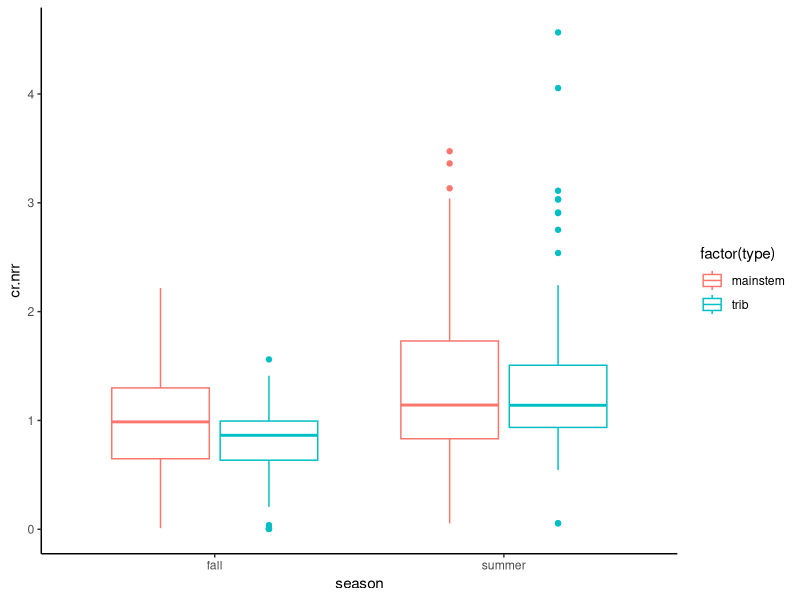
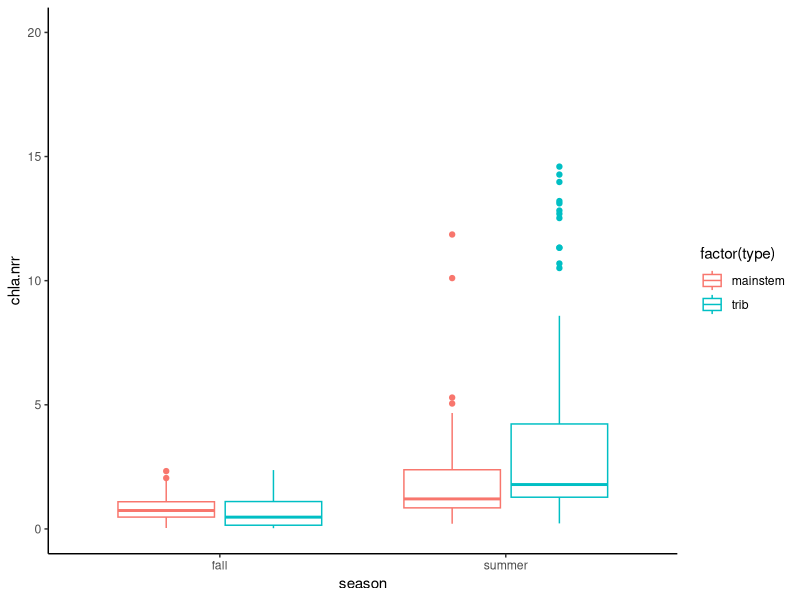
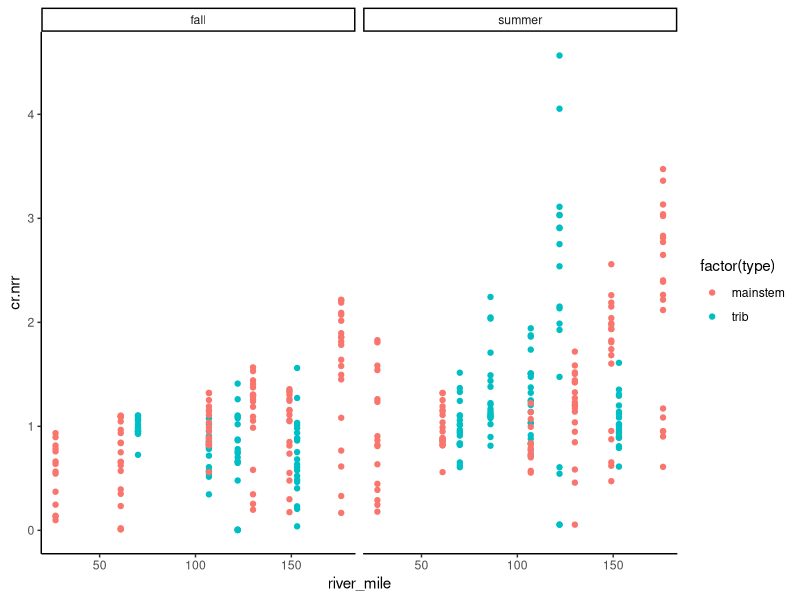
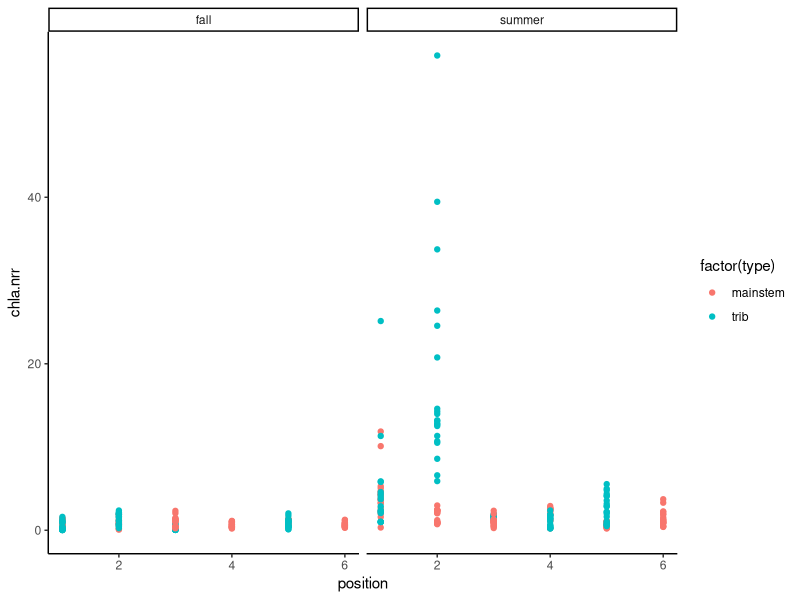
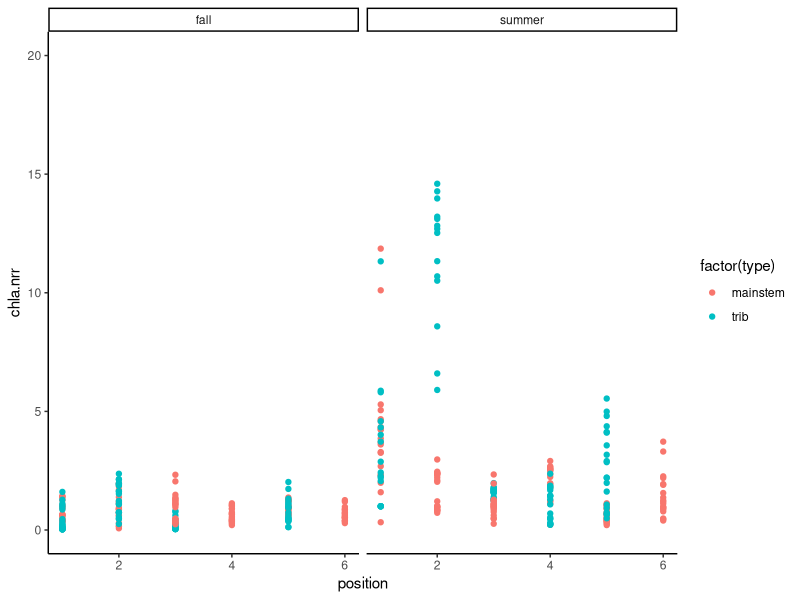
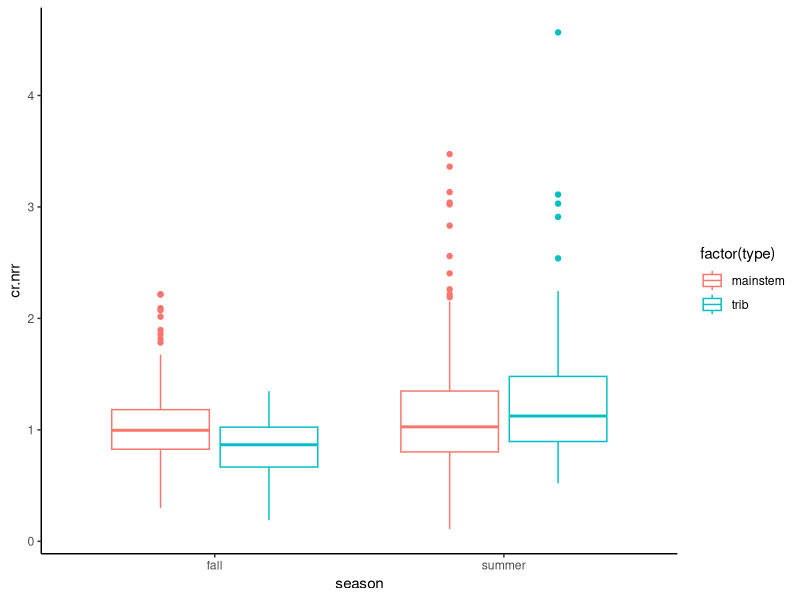
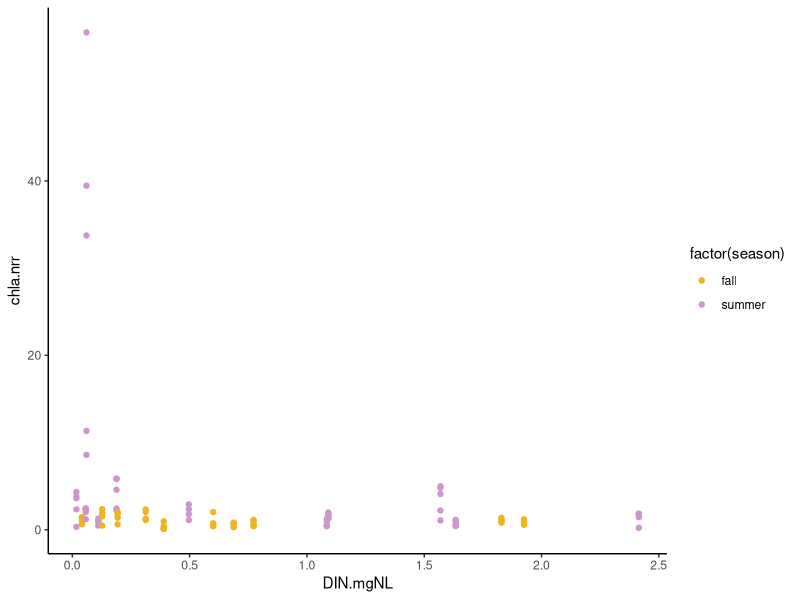
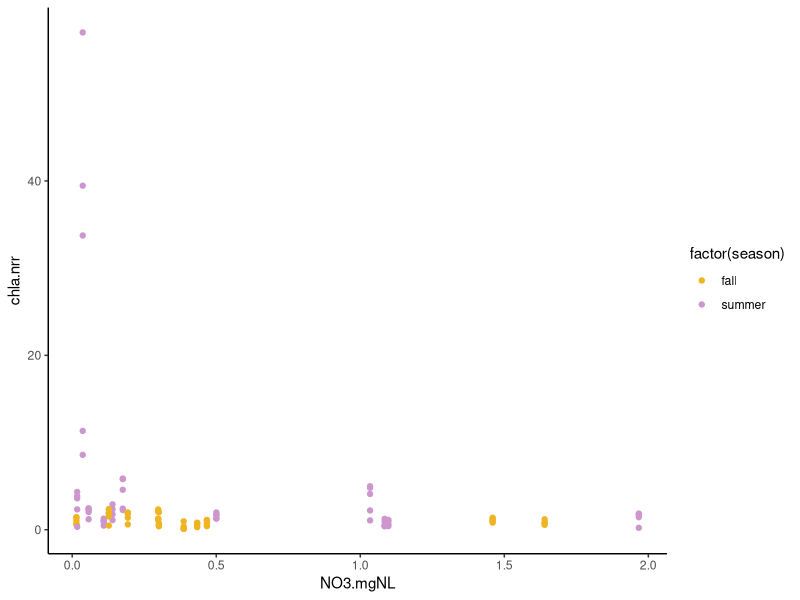

These charts were generated, in order, by the following R code:
####Script created 29 March 2021 to analyze relationships between NRR and water chem
## S Roley

#packages
library(nlme)
library(plyr)
library(dplyr)
library(ggplot2)
library(tidyr)

#data (created in "all sites" by combining NDS files and water chem file)
nds_chem<-read.csv("NDS_chem_all.csv")

N<-subset(nds_chem, N==1)
P<-subset(nds_chem, P==1)
Si<-subset(nds_chem, Si==1)

########
#N limitation
#######
#how does N limitation differ among seasons and type? Expectation: N limitation more common in upper river and in summer.
#also N limitation more common in fall in tribs and summer in mainstem, esp for chla
#conclusion: Mainstem CR limited by N in fall, Tributaries N limited in summer

ggplot(N, aes(x=season, y=cr.nrr))+geom_boxplot(aes(color=factor(type)))+theme_classic()

t.test(cr.nrr~type, data=subset(N, season=="fall"))
#t = 3.2253, df = 184.74, p-value = 0.001488
#95 percent confidence interval: 0.07564847 0.31397925
#  mean in group mainstem     mean in group trib 
#0.9884479              0.7936341  

t.test(cr.nrr~type, data=subset(N, season=="summer"))
#t = 1.8336, df = 167.37, p-value = 0.06849
#95 percent confidence interval: -0.01124728  0.30445623
#  mean in group mainstem     mean in group trib 
#1.319428               1.172824 


ggplot(N, aes(x=season, y=chla.nrr))+geom_boxplot(aes(color=factor(type)))+theme_classic()+
  scale_y_continuous(limits=c(0,20))

t.test(chla.nrr~type, data=subset(N, season=="fall"))
#t = 1.3332, df = 127.58, p-value = 0.1848
#95 percent confidence interval: -0.05369536  0.27549457
#mean in group mainstem     mean in group trib 
# 0.8256694              0.7147698 

t.test(chla.nrr~type, data=subset(N, season=="summer"))
#t = -4.1246, df = 102.98, p-value = 7.542e-05
#95 percent confidence interval: -5.595440 -1.961683
#  mean in group mainstem     mean in group trib 
#1.836982               5.615544

#How does river position affect N limitation? Hypothesis: lower in WS (lower river mile) = less N limitation
ggplot(N, aes(x=river_mile, y=cr.nrr))+geom_point(aes(color=factor(type)))+theme_classic()+
  facet_wrap(~season)
#summer, higher river mile = bigger response in mainstem

ggplot(N, aes(x=position, y=chla.nrr))+geom_point(aes(color=factor(type)))+theme_classic()+
  facet_wrap(~season)
#results at toppenish dwarfing all else and hard to see patterns
ggplot(N, aes(x=position, y=chla.nrr))+geom_point(aes(color=factor(type)))+theme_classic()+
  facet_wrap(~season)+scale_y_continuous(limits=c(0,20))
#no real patterns by river mile

trib<-subset(N, type=="trib")
unique(trib$stream)
unique(trib$position)
unique(trib$river_mile)
main<-subset(N, type=="mainstem")
unique(main$river_mile)
#Ahtanum and Century Landing have the same river mile. Need to fix - Ahtanum flows in downstream of CenLand.

#####
#P limitation
######
ggplot(P, aes(x=season, y=cr.nrr))+geom_boxplot(aes(color=factor(type)))+theme_classic()
#In fall, tribs inhibited by P; mainstem neutral. In summer, no difference.

t.test(cr.nrr~type, data=subset(P, season=="fall"))
#t = 4.2868, df = 178.33, p-value = 2.962e-05
#95 percent confidence interval:0.1070222 0.2895987
#  mean in group mainstem     mean in group trib 
#1.0442496              0.8459391 

t.test(cr.nrr~type, data=subset(P, season=="summer"))
#t = 1.0391, df = 175.55, p-value = 0.3002
#95 percent confidence interval:  -0.07066581  0.22781283
#  mean in group mainstem     mean in group trib 
#1.206963               1.128389 

t.test(cr.nrr~season, data=subset(P, type=="mainstem"))
#t = -2.1914, df = 177.94, p-value = 0.02972
#95 percent confidence interval:  -0.30923885 -0.01618744
#  mean in group fall mean in group summer 
#1.044250             1.206963 

t.test(cr.nrr~season, data=subset(P, type=="trib"))
#t = -5.8326, df = 133.73, p-value = 3.899e-08
#95 percent confidence interval:  -0.3782296 -0.1866705
#  mean in group fall mean in group summer 
#0.8459391            1.1283892

###########################
#univariate relationships
###########################
N<-subset(nds_chem, N==1)
P<-subset(nds_chem, P==1)
Si<-subset(nds_chem, Si==1)

#N limitation/inhibition
ggplot(subset(N, nutrient=="N"), aes(x=DIN.mgNL, y=chla.nrr))+
  geom_point(aes(color=factor(season)))+
  theme_classic()+scale_color_manual(values=c("goldenrod2", "plum3"))
#no pattern

ggplot(subset(N, nutrient=="N"), aes(x=NO3.mgNL, y=chla.nrr))+geom_point(aes(color=factor(season)))+
  theme_classic()+scale_color_manual(values=c("goldenrod2", "plum3"))
#general increase with NO3 but lots of variability

ggplot(subset(N, nutrient=="N"), aes(x=NH4.mgNL, y=chla.nrr))+geom_point(aes(color=factor(season)))+
  theme_classic()+scale_color_manual(values=c("goldenrod2", "plum3"))
#general increase with NH4 

ggplot(subset(nds_chem, nutrient=="control"), aes(x=NH4.mgNL, y=chla))+geom_point(aes(color=factor(season)))+
  theme_classic()+scale_color_manual(values=c("goldenrod2", "plum3"))
#general increase in chla with NH4 but LOTS of variability; probably not much explanatory power

ggplot(subset(nds_chem, nutrient=="control"), aes(x=NO3.mgNL, y=chla))+geom_point(aes(color=factor(season)))+
  theme_classic()+scale_color_manual(values=c("goldenrod2", "plum3"))
#no pattern

ggplot(subset(N, nutrient=="N"), aes(x=NO3.mgNL, y=cr.nrr))+geom_point(aes(color=factor(season)))+
  theme_classic()+scale_color_manual(values=c("goldenrod2", "plum3"))
#negative exponential, both summer and fall. N< 0.5 mg/L to get limitation

ggplot(subset(N, nutrient=="N"), aes(x=NH4.mgNL, y=cr.nrr))+geom_point(aes(color=factor(season)))+
  theme_classic()+scale_color_manual(values=c("goldenrod2", "plum3"))
#limitation at very low end only, but even there some inhibition

ggplot(subset(nds_chem, nutrient=="control"), aes(x=NO3.mgNL, y=cr.area))+geom_point(aes(color=factor(season)))+
  theme_classic()+scale_color_manual(values=c("goldenrod2", "plum3"))
#no pattern

ggplot(subset(nds_chem, nutrient=="control"|nutrient=="C"), aes(x=NH4.mgNL, y=cr.area))+geom_point(aes(color=factor(season)))+
  theme_classic()+scale_color_manual(values=c("goldenrod2", "plum3"))
#general increase in CR with NH4


#P limitation/inhibition
ggplot(subset(P, nutrient=="P"), aes(x=oP.mgPL, y=chla.nrr))+geom_point(aes(color=factor(season)))+
  theme_classic()+scale_color_manual(values=c("goldenrod2", "plum3"))
#in summer, some intermediate values had limitation. P is not driving this system!

ggplot(subset(nds_chem, nutrient=="control"|nutrient=="C"), aes(x=oP.mgPL, y=chla))+geom_point(aes(color=factor(season)))+
  theme_classic()+scale_color_manual(values=c("goldenrod2", "plum3"))
#no pattern

ggplot(subset(P, nutrient=="P"), aes(x=oP.mgPL, y=cr.nrr))+geom_point(aes(color=factor(season)))+
  theme_classic()+scale_color_manual(values=c("goldenrod2", "plum3"))
#maybe a faint upward relationship? but soo variable

ggplot(subset(nds_chem, nutrient=="control"|nutrient=="C"), aes(x=oP.mgPL, y=cr.area))+geom_point(aes(color=factor(season)))+
  theme_classic()+scale_color_manual(values=c("goldenrod2", "plum3"))
#increase in summer CR with P (but variable)

#Si limitation/inhibition
ggplot(subset(Si, nutrient=="Si"), aes(x=Si.mgL, y=chla.nrr))+geom_point(aes(color=factor(season)))+
  theme_classic()+scale_color_manual(values=c("goldenrod2", "plum3"))+geom_hline(yintercept=1)
#in summer, occasional spikes but no pattern to the spikes 

ggplot(subset(nds_chem, nutrient=="control"|nutrient=="C"), aes(x=Si.mgL, y=chla))+geom_point(aes(color=factor(season)))+
  theme_classic()+scale_color_manual(values=c("goldenrod2", "plum3"))
#up and down with no real pattern

ggplot(subset(Si, nutrient=="Si"), aes(x=Si.mgL, y=cr.nrr))+geom_point(aes(color=factor(season)))+
  theme_classic()+scale_color_manual(values=c("goldenrod2", "plum3"))
#general upward relationship  with Si, especially in summer, but variable

ggplot(subset(nds_chem, nutrient=="control"|nutrient=="C"), aes(x=Si.mgL, y=cr.area))+geom_point(aes(color=factor(season)))+
  theme_classic()+scale_color_manual(values=c("goldenrod2", "plum3"))
#maybe hump-shaped? with max CR at medium Si - but lots of variation

#N:P ratios
ggplot(subset(nds_chem, nutrient=="control"|nutrient=="C"), aes(x=N.P.ratio, y=chla))+theme_classic()+
  geom_point(aes(color=factor(season)))+scale_color_manual(values=c("goldenrod2", "plum3"))+
  geom_vline(xintercept = 16)
#increase!

ggplot(N, aes(x=N.P.ratio, y=chla.nrr))+ geom_point(aes(color=factor(season), shape=factor(nutrient)))+
  scale_color_manual(values=c("goldenrod2", "plum3"))+theme_classic()+geom_vline(xintercept = 16)
#In summer: negative exponential (lower N:P = greater response to N addition). greatest increase with N alone
#In fall: no change

ggplot(P, aes(x=N.P.ratio, y=chla.nrr))+ geom_point(aes(color=factor(season), shape=factor(nutrient)))+
  scale_color_manual(values=c("goldenrod2", "plum3"))+theme_classic()+geom_vline(xintercept = 16)

ggplot(subset(nds_chem, nutrient=="control"), aes(x=N.P.ratio, y=cr.area))+theme_classic()+
  geom_point(aes(color=factor(season)))+scale_color_manual(values=c("goldenrod2", "plum3"))+
  geom_vline(xintercept = 16)
#increase to threshold

ggplot(N, aes(x=N.P.ratio, y=cr.nrr))+ geom_point(aes(color=factor(season), shape=factor(nutrient)))+
  scale_color_manual(values=c("goldenrod2", "plum3"))+theme_classic()+geom_vline(xintercept = 16)
#In summer and fall, slight decline with N:P ratio. No response with NSi

#N:Si ratios
ggplot(subset(nds_chem, nutrient=="control"), aes(x=N.Si.ratio, y=chla))+theme_classic()+
  geom_point(aes(color=factor(season)))+scale_color_manual(values=c("goldenrod2", "plum3"))+
  geom_vline(xintercept = 0.8)
#increase in chla with N:Si ratio, in both fall and summer

ggplot(N, aes(x=N.Si.ratio, y=chla.nrr))+ geom_point(aes(color=factor(season), shape=factor(nutrient)))+
  scale_color_manual(values=c("goldenrod2", "plum3"))+theme_classic()+geom_vline(xintercept = 0.8)

ggplot(Si, aes(x=N.Si.ratio, y=chla.nrr))+ geom_point(aes(color=factor(season), shape=factor(nutrient)))+
  scale_color_manual(values=c("goldenrod2", "plum3"))+theme_classic()+geom_vline(xintercept = 0.8)
#lowerN:Si ratio = higher chla, espeically in NPSi and Si (??? why would adding more Si help?)

ggplot(subset(nds_chem, nutrient=="control"), aes(x=N.Si.ratio, y=cr.area*-1))+theme_classic()+
  geom_point(aes(color=factor(season)))+scale_color_manual(values=c("goldenrod2", "plum3"))+
  geom_vline(xintercept = 0.8)
#|CR| increases with N:Si

ggplot(Si, aes(x=N.Si.ratio, y=cr.nrr))+ geom_point(aes(color=factor(season), shape=factor(nutrient)))+
  scale_color_manual(values=c("goldenrod2", "plum3"))+theme_classic()+geom_vline(xintercept = 0.8)
#decreases with N:Si ratio but only because of NPSi in summer. so basically no pattern

#P:Si ratios
ggplot(subset(nds_chem, nutrient=="control"), aes(x=P.Si.ratio, y=chla))+theme_classic()+
  geom_point(aes(color=factor(season)))+scale_color_manual(values=c("goldenrod2", "plum3"))+
  geom_vline(xintercept = 0.05)
#all sites far below Redfield P:Si ratio of 0.05. General increase with P:Si ratio but high variability

ggplot(P, aes(x=P.Si.ratio, y=chla.nrr))+ geom_point(aes(color=factor(season), shape=factor(nutrient)))+
  scale_color_manual(values=c("goldenrod2", "plum3"))+theme_classic()
#higher chla at low P:Si ratios, esp for NP

ggplot(Si, aes(x=P.Si.ratio, y=chla.nrr))+ geom_point(aes(color=factor(season), shape=factor(nutrient)))+
  scale_color_manual(values=c("goldenrod2", "plum3"))+theme_classic()
#no clear patterns
